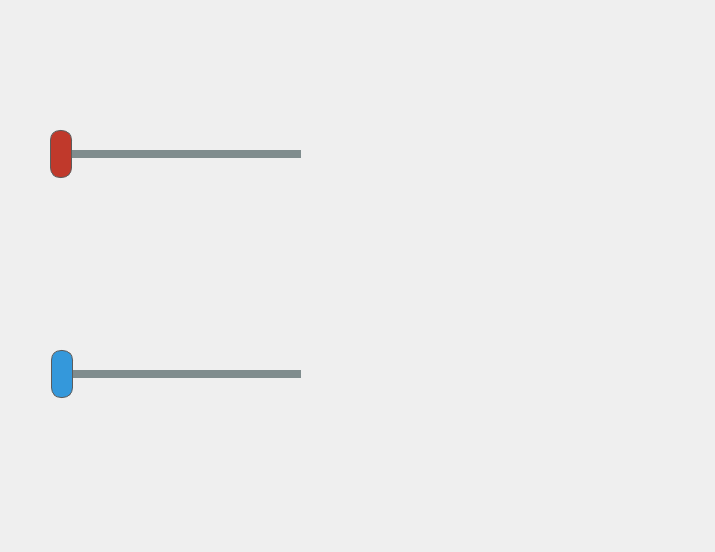
<?xml version="1.0" encoding="UTF-8"?>
<ui version="4.0">
 <class>linearslider</class>
 <widget class="QWidget" name="linearslider">
  <property name="geometry">
   <rect>
    <x>0</x>
    <y>0</y>
    <width>715</width>
    <height>552</height>
   </rect>
  </property>
  <property name="windowTitle">
   <string>Form</string>
  </property>
  <layout class="QHBoxLayout" name="horizontalLayout" stretch="3">
   <property name="topMargin">
    <number>9</number>
   </property>
   <property name="bottomMargin">
    <number>9</number>
   </property>
   <item>
    <widget class="QWidget" name="linearSliderContainerWidget" native="true">
     <widget class="QSlider" name="linearSlider">
      <property name="geometry">
       <rect>
        <x>40</x>
        <y>240</y>
        <width>250</width>
        <height>250</height>
       </rect>
      </property>
      <property name="styleSheet">
       <string notr="true">
QSlider::groove:horizontal {
    height: 8px;
    background: #7f8c8d;
    margin: 2px 0;
}

QSlider::handle:horizontal {
    background: #3498db;
    border: 1px solid #5c5c5c;	
    width: 20px;
	margin: -20px 0px;
    border-radius:  10px;
}


QSlider::groove:vertical {
    width: 8px;
    background: #7f8c8d;
    margin: 2px 0;
}

QSlider::handle:vertical {
    background: #3498db;
    border: 1px solid #5c5c5c;
	height: 40px;
	margin: 0 -20px;
    border-radius: 20px;
}</string>
      </property>
      <property name="orientation">
       <enum>Qt::Horizontal</enum>
      </property>
     </widget>
     <widget class="QSlider" name="linearSlider_user">
      <property name="geometry">
       <rect>
        <x>39</x>
        <y>20</y>
        <width>251</width>
        <height>250</height>
       </rect>
      </property>
      <property name="styleSheet">
       <string notr="true">QSlider::groove:horizontal {
    height: 8px;
    background: #7f8c8d;
    margin: 2px 0;
}

QSlider::handle:horizontal {
    background: #c0392b;
    border: 1px solid #5c5c5c;
    width: 20px;
	margin: -20px 0px;
    border-radius:  10px;
}


QSlider::groove:vertical {
    width: 8px;
    background: #7f8c8d;
    margin: 2px 0;
}

QSlider::handle:vertical {
    background: #c0392b;
    border: 1px solid #5c5c5c;
	height: 40px;
	margin: 0 -20px;
    border-radius: 20px;
}</string>
      </property>
      <property name="orientation">
       <enum>Qt::Horizontal</enum>
      </property>
      <property name="tickPosition">
       <enum>QSlider::NoTicks</enum>
      </property>
      <property name="tickInterval">
       <number>0</number>
      </property>
     </widget>
    </widget>
   </item>
  </layout>
 </widget>
 <resources/>
 <connections/>
</ui>
